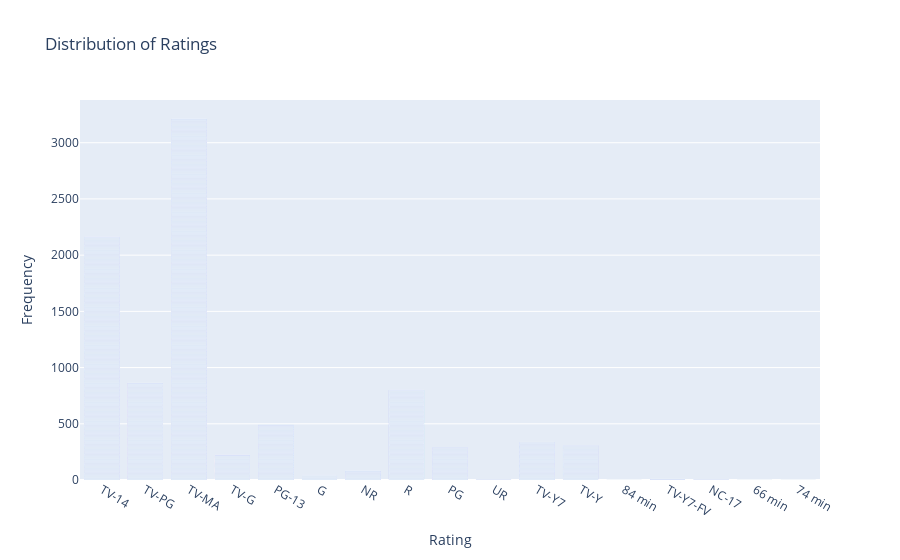

The notebook cell this image was saved under:
### Markdown cell above
3. Distribution of Ratings?

### Code cell
# Assuming netflix_df is your DataFrame
fig = px.bar(netflix_df, x='rating', title='Distribution of Ratings',
                   labels={'rating': 'Rating', 'count': 'Frequency'})

# Show the plot
fig.show()

### Figure 1 — Plotly figure (JSON) as saved in the notebook; plotly's stock layout.template omitted (floating-point values rounded to 4 significant figures; data arrays with more than 128 entries replaced by an {"elided": "..."} marker saying what was removed)
{"data": [{"alignmentgroup": "True", "hovertemplate": "Rating=%{x}<br>Frequency=%{y}<extra></extra>", "legendgroup": "", "marker": {"color": "#636efa", "pattern": {"shape": ""}}, "name": "", "offsetgroup": "", "orientation": "v", "showlegend": false, "textposition": "auto", "type": "bar", "x": {"elided": "8807 str values"}, "xaxis": "x", "y": {"elided": "8807 int values"}, "yaxis": "y"}], "layout": {"barmode": "relative", "legend": {"tracegroupgap": 0}, "title": {"text": "Distribution of Ratings"}, "xaxis": {"anchor": "y", "domain": [0, 1], "title": {"text": "Rating"}}, "yaxis": {"anchor": "x", "domain": [0, 1], "title": {"text": "Frequency"}}}}
